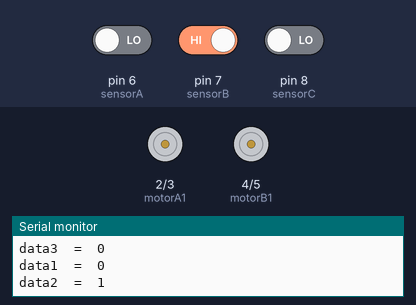
Simulated run of this sketch. Board: Arduino Uno, built with avr-gcc and run on an emulated ATmega328P. On the bench: motor-driver pin pairs drawn as motors (green arrow = first pin HIGH = forward, orange = second pin HIGH = backward, longer = more drive, scaled by the enable pin), the last lines printed to the serial monitor. The test bench sets the inputs (shaded band); at power-on: pin 6 (sensorA) LOW, pin 8 (sensorC) LOW, pin 7 (sensorB) HIGH.

Above: at 1.2 s.
1.3 s: pin 6 (sensorA) driven HIGH
At 2.2 s:
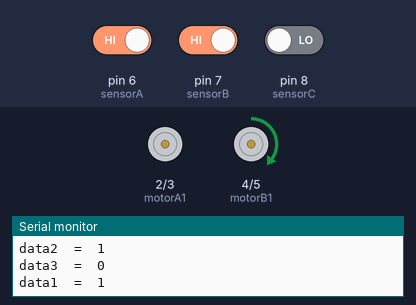
2.8 s: pin 6 (sensorA) driven LOW and pin 8 (sensorC) driven HIGH
At 3.4 s:
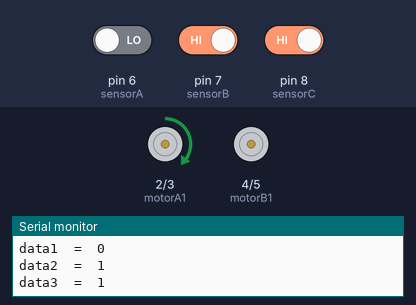
4.3 s: pin 6 (sensorA) driven HIGH and pin 7 (sensorB) driven LOW
At 5.5 s:
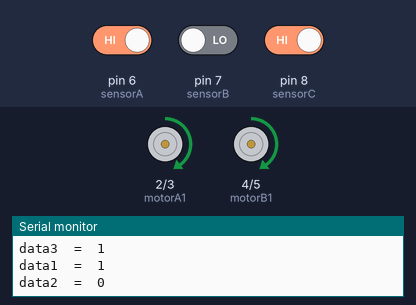
5.8 s: pin 6 (sensorA) driven LOW
At 6.9 s:
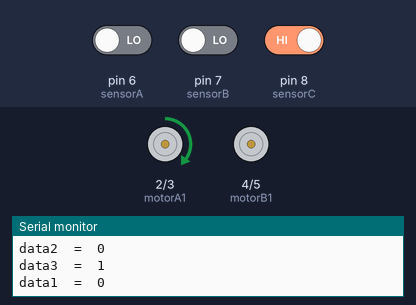
Timing chart, 0 to 8.3 s (numbered marks = the images above; inputs shaded):
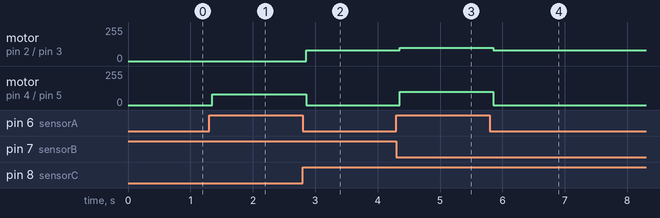

Measured:
- after the input at 1.3 s, motor on pin 4 (motorB1) / pin 5 (motorB2): stopped → forward 80/255 after 0.05 s
- after the input at 2.8 s, motor on pin 2 (motorA1) / pin 3 (motorA2): stopped → forward 80/255 after 0.05 s; motor on pin 4 (motorB1) / pin 5 (motorB2): forward 80/255 → stopped after 0.05 s
- after the input at 4.3 s, motor on pin 2 (motorA1) / pin 3 (motorA2): forward 80/255 → forward 100/255 after 0.05 s; motor on pin 4 (motorB1) / pin 5 (motorB2): stopped → forward 100/255 after 0.05 s
- after the input at 5.8 s, motor on pin 2 (motorA1) / pin 3 (motorA2): forward 100/255 → forward 80/255 after 0.05 s; motor on pin 4 (motorB1) / pin 5 (motorB2): forward 100/255 → stopped after 0.05 s

The sketch:

modification.ino
```cpp
#include <SoftwareSerial.h>

SoftwareSerial HC06(0,1);//TX,RX

char value;

int motorA1=2;
int motorA2=3;
int motorB1=4;
int motorB2=5;
int enA =9;
int enB =10;
int sensorA = 6;
int sensorB = 7;
int sensorC = 8;
int data1,data2,data3;
void setup() {

 // put your setup code here, to run once:

Serial.begin(9600);


pinMode(motorA1,OUTPUT);
pinMode(motorA2,OUTPUT);
pinMode(motorB1,OUTPUT);
pinMode(motorB2,OUTPUT);
pinMode(sensorA,INPUT);
pinMode(sensorB,INPUT);
pinMode(sensorC,INPUT);
analogWrite (enA, 50);
analogWrite (enB,50);


}

void loop() {

 // put your main code here, to run repeatedly:

data1 =digitalRead(sensorA);
data2 =digitalRead(sensorB);
data3 =digitalRead(sensorC);


Serial.print("data1  =  ");
Serial.println(data1);
Serial.print("data2  =  ");
Serial.println(data2);
Serial.print("data3  =  ");
Serial.println(data3);

if ((data1==HIGH)&&(data2==LOW)&&(data3==HIGH))value='F';
if ((data1==LOW)&&(data2==HIGH)&&(data3==HIGH))value='L';
if ((data1==HIGH)&&(data2==HIGH)&&(data3==LOW))value='R';
if ((data1==LOW)&&(data2==LOW)&&(data3==HIGH))value='L';
if ((data1==HIGH)&&(data2==LOW)&&(data3==LOW))value='R';

 if(value=='F')//forward
{

 digitalWrite(motorA1,HIGH);
 digitalWrite(motorA2,LOW);
 digitalWrite(motorB1,HIGH);
 digitalWrite(motorB2,LOW);
analogWrite (enA,100);
 analogWrite (enB,100);
 }

 else if(value=='B') //backward

 {

 digitalWrite(motorA1,LOW);
 digitalWrite(motorA2,HIGH);
 digitalWrite(motorB1,LOW);
 digitalWrite(motorB2,HIGH);
digitalWrite (enA , HIGH);
digitalWrite (enB , HIGH);
 }

 else if (value=='R')//turn right

 {

 digitalWrite(motorA1,LOW);
 digitalWrite(motorA2,HIGH);
 digitalWrite(motorB1,HIGH);
 digitalWrite(motorB2,LOW);
analogWrite (enA,0);
 analogWrite (enB,80);

 }

 else if(value=='L')//turn left

 {

 digitalWrite(motorA1,HIGH);
 digitalWrite(motorA2,LOW);
 digitalWrite(motorB1,LOW);
 digitalWrite(motorB2,HIGH);
analogWrite (enA,80);
 analogWrite (enB,0);

 }
 else//stop

 {

 digitalWrite(motorA1,LOW);
 digitalWrite(motorA2,LOW);
 digitalWrite(motorB1,LOW);
 digitalWrite(motorB2,LOW);

 }

 }
```
